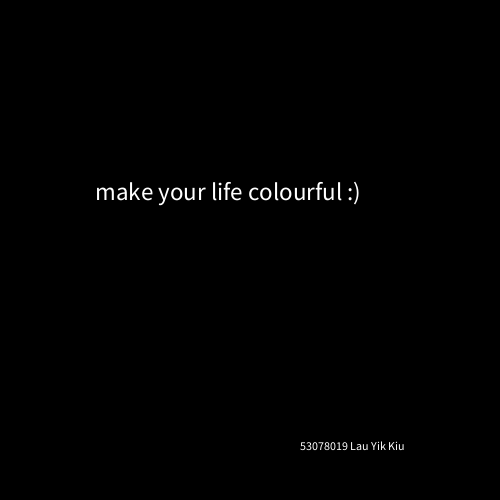
Frame 1 (no input)
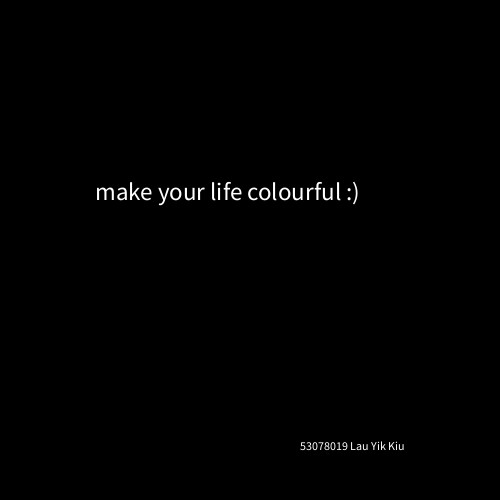
Frame 60 (the mouse pressed at the canvas centre just before this capture)
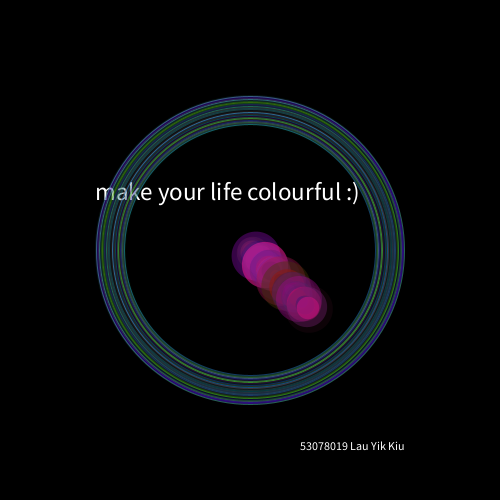
Frame 120 (the mouse held since frame 60 and released just before this capture)

The Processing sketch that drew these frames (run headless with seeded random() and noise(); from frame 60 on, the mouse is pressed at the canvas centre):

// Processing sketch: processing_109526
// ── processing_109526.pde

//53078019 Lau Yik Kiu

void setup(){
  size (500,500); //indicate the width and height of the window
  frameRate(10); //set the speed of the programme in 10fps
}

void draw(){
float c;
c = random(10, 50);
  if (mousePressed == true){ //state the condition of pressing the mouse for loop
    noStroke(); //no outline for the filled circles
    fill(random(255),random(50),random(200),random(10,150)); //colours of the filled circles
    ellipse(mouseX, mouseY, c, c); //the coordinates of the filled circles
    noFill(); //no filling colour for the lined circles
    stroke(random(100),random(200),random(220),random(150));//the colours of the outlines for the lined circles 
    ellipse(250, 250, mouseX++, mouseY++); //the coordinates of the lined circles
  }else{//for NOT fulfilling the above condition
    background(0);//background colour of the window
    fill(255);//text colour
    textSize(25);//indicate the text size in 25pt
    text("make your life colourful :)", 95, 200);//the string which will be shown
    textSize(12);//text size for my name and sid
    text("53078019 Lau Yik Kiu", 300, 450);//my sid and my name
    }
}
